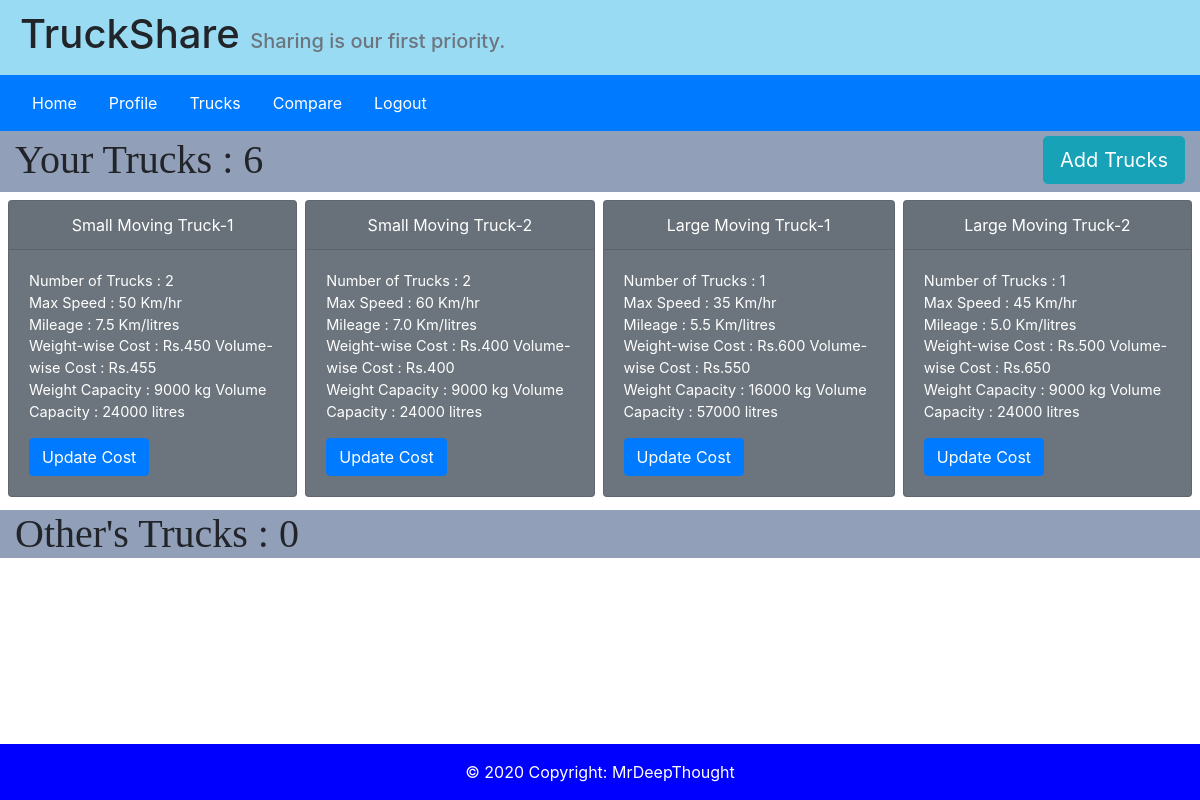
Screenshot of /trucks (signed in) with the database file from the repository.
### TruckShare/models.py (models this page shows, shortened)
class Truck(models.Model):
    TYPES = (
        ('SMT1','Small Moving Truck-1'),
        ('SMT2','Small Moving Truck-2'),
        ('LMT1','Large Moving Truck-1'),
        ('LMT2','Large Moving Truck-2'),
    );
    truckType = models.CharField(max_length=4, choices=TYPES, default='SMT1')
    maxSpeed = models.IntegerField(null=True);
    mileage = models.FloatField(null=True);
    volumeCap = models.IntegerField(null=True);
    weightCap = models.IntegerField(null=True);
    volumeFilled = models.IntegerField(null=True);
    weightFilled = models.IntegerField(null=True);
    costFact1 = models.IntegerField(null=True);
    costFact2 = models.IntegerField(null=True);
    availability = models.BooleanField(default=True);
    booked = models.BooleanField(default=False);
    owner = models.ForeignKey(Transporter, related_name='ownedTrucks', on_delete=models.CASCADE, null=True);
    parkedAt = models.ForeignKey(Transporter,related_name='parkedTrucks', on_delete=models.CASCADE, null=True);

### TruckShare/views.py (the view)
# urls.py: path("trucks", views.trucks, name="trucks"),
def trucks(request):
    if request.method == 'POST':
        truckType = request.POST['truckType'];
        costFact1 = request.POST['cost1'];
        costFact2 = request.POST['cost2'];
        trucks = Truck.objects.filter(owner=request.user.transporter).filter(truckType=truckType);
        for truck in trucks:
            truck.costFact1 = int(costFact1);
            truck.costFact2 = int(costFact2);
            truck.save()
        return HttpResponseRedirect(reverse('trucks'));
    else:
        otherTrucksParked = Truck.objects.filter(parkedAt=request.user.transporter).exclude(owner=request.user.transporter);
        ownerTrucks = dict()
        ownerTrucksParked = len(Truck.objects.filter(owner=request.user.transporter).filter(parkedAt=request.user.transporter));
        for type in Truck.TYPES:
            trucks = Truck.objects.filter(owner=request.user.transporter).filter(truckType=type[0]).filter(parkedAt=request.user.transporter);
            if len(trucks) != 0:
                ownerTrucks[type] = (trucks[0],len(trucks),type[1]);
            else:
                continue;
        context = {
            'otherTrucksParked': otherTrucksParked,
            'numOtherTrucks': len(otherTrucksParked),
            'ownerTrucks': ownerTrucks,
            'ownerTrucksParked':ownerTrucksParked,
        };
        return render(request, 'TruckShare/trucks.html', context)

### TruckShare/templates/TruckShare/trucks.html (shortened to what this page needs)
{% extends 'TruckShare/layout.html' %}
{% block section %}
<div class="trucks-container d-flex flex-column">
    <div class="trucks-item-1">
        <div class="heading-container d-flex flex-row justify-content-between">
            <h1>Your Trucks :
                {{ownerTrucksParked}}</h1>
            <a href="{% url 'addTrucks' request.user.transporter.id %}"><button
                    type="button" class="btn btn-info btn-lg">Add
                    Trucks</button></a>
        </div>
        <div class="cards-container d-flex flex-row align-items-center p-1">
            {% for truck,freq,truckType in ownerTrucks.values %}
            <div class="card text-white bg-secondary m-1" style="max-width: 23rem;">
                <div class="card-header text-center">{{truckType}}</div>
                <div class="card-body">
                    <div class="truck-info">
                        <p class="card-text text-white" style="font-size:14.5px;">
                            Number of Trucks : {{freq}}<br>
                            Max Speed : {{truck.maxSpeed}} Km/hr<br>
                            Mileage : {{truck.mileage}} Km/litres<br>
                            Weight-wise Cost : Rs.{{truck.costFact1}} Volume-wise Cost :
                            Rs.{{truck.costFact2}}<br>
                            Weight Capacity : {{truck.weightCap}} kg Volume Capacity :
                            {{truck.volumeCap}} litres<br>
                        </p>
                        <button type="button" class="btn btn-primary update-btn"
                            data-type={{truck.truckType}}>Update
                            Cost</button>
                    </div>
                </div>
            </div>
            {% endfor %}
        </div>
    </div>
    <div class="trucks-item-2">
        <div class="heading-container">
            <h1>Other's Trucks :
                {{numOtherTrucks}}</h1>
        </div>
        <div class="d-flex flex-row align-items-center flex-wrap p-1">
        </div>
    </div>
</div>
{% endblock %}

### TruckShare/static/TruckShare/main.css (style rules this page uses)
body,html { height:100% }
.trucks-container .heading-container { background-color:#919fb8 }
.trucks-container .heading-container h1 { margin-left:15px;margin-top:5px;font-family:fantasy }
.trucks-container .heading-container a { margin-right:15px;margin-top:5px }
.trucks-container { min-height:566px }
.trucks-container .trucks-item-1 { min-height:283px }
.trucks-container .trucks-item-2 { min-height:283px }

### rows the page displays
Truck: truckType "Small Moving Truck-1", freq "2", maxSpeed "50", mileage "7.5", costFact1 "450", costFact2 "455", weightCap "9000", volumeCap "24000"
Truck: truckType "Small Moving Truck-2", freq "2", maxSpeed "60", mileage "7.0", costFact1 "400", costFact2 "400", weightCap "9000", volumeCap "24000"
Truck: truckType "Large Moving Truck-1", availability "1", maxSpeed "35", mileage "5.5", costFact1 "600", costFact2 "550", weightCap "16000", volumeCap "57000"
Truck: truckType "Large Moving Truck-2", availability "1", maxSpeed "45", mileage "5.0", costFact1 "500", costFact2 "650", weightCap "9000", volumeCap "24000"

### other values shown
{{ ownerTrucksParked }} "6"
{{ numOtherTrucks }} "0"
